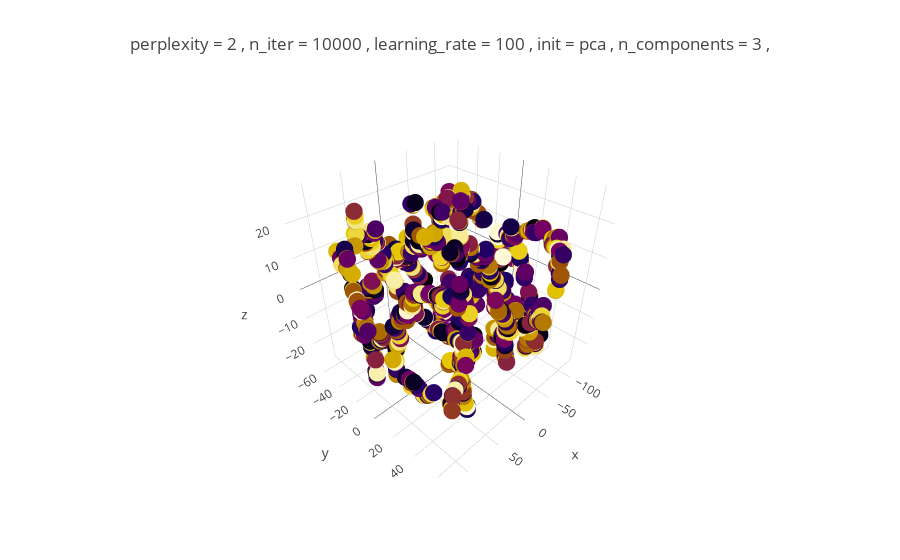

Notebook source saved alongside this figure:
### Code cell
plot3D_t_SNE(X, color2, perplexity = 2, n_iter = 10000, learning_rate = 100, init = 'pca')

### Figure 1 — Plotly figure (JSON) as saved in the notebook; plotly's stock layout.template omitted (floating-point values rounded to 4 significant figures; data arrays with more than 128 entries replaced by an {"elided": "..."} marker saying what was removed)
{"data": [{"marker": {"color": {"elided": "1000 float values"}, "colorscale": "Electric", "line": {"width": 0}, "size": 6}, "mode": "markers", "type": "scatter3d", "uid": "97353a1b-3eec-493b-a3e7-90555152faec", "x": {"elided": "1000 float values"}, "y": {"elided": "1000 float values"}, "z": {"elided": "1000 float values"}}], "layout": {"title": {"text": "perplexity = 2 , n_iter = 10000 , learning_rate = 100 , init = pca , n_components = 3 , "}}}
